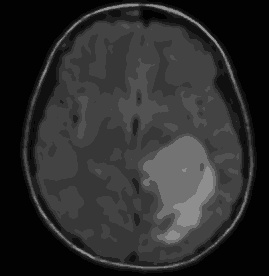
#> input picture Datasets/tumors/kmean.jpg, 269 x 276 px, found by its file name; its folder holds only this picture in this run
$ python tumor_detect.py Datasets/tumors/kmean.jpg
#> lines starting #> are read from the running program, lines starting #| are printed output that depends on the picture; after the words box and inside, x2 and y2 are one past the last pixel; in counts of white or black regions, pixels touching at a corner belong together
#> further down, img1 is the input picture: shape (276, 269, 3); min 0, max 149, mean 44.2
# @Author: ASHISH SASMAL <ashish>
# @Date:   03-09-2020
# @Last modified by:   ashish
# @Last modified time: 17-10-2020


import cv2
import numpy as np
import matplotlib.pyplot as plt
import imutils
from imutils import perspective
import sys

cv2.namedWindow('image', cv2.WINDOW_NORMAL)

def nothing(x):
    pass


def tumor_part(c):
    area = cv2.contourArea(c)
    hull = cv2.convexHull(c)
    hull_area = cv2.contourArea(hull)
    if hull_area!=0:
        solidity = float(area)/hull_area
    else:
        solidity=0
    if solidity>0.7 and area>2000:
        return True
    else:
        return False

def blur_image(img):
    # blur = cv2.GaussianBlur(img,(5,5),0)
    blur=cv2.bilateralFilter(img,9,75,75)
    return blur


def enhance(img):
    clahe = cv2.createCLAHE(clipLimit=1.0, tileGridSize=(8,8))
    gray = cv2.equalizeHist(img)
    # gray = clahe.apply(blur)
    return gray

def threshold(img,b):
#> called with b = 220
    ret,thresh = cv2.threshold(img,b,255,cv2.THRESH_BINARY)
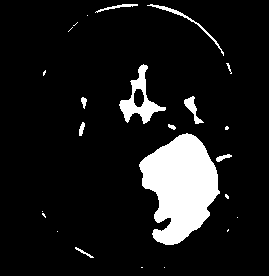
#> thresh: shape (276, 269); 10.2% white; 24 white regions (13 under 20 px), largest, box (x1, y1, x2, y2) and area: (139, 133, 220, 245) 5784, (119, 64, 166, 124) 908, (147, 4, 224, 56) 231
#> ret = 220
    # thresh = cv2.adaptiveThreshold(gray,255,cv2.ADAPTIVE_THRESH_GAUSSIAN_C,cv2.THRESH_BINARY,5,2)
    kernel = np.ones((5,5),np.uint8)
    # erosion = cv2.erode(thresh,kernel,iterations = 1)
    # dilation = cv2.dilate(erosion,kernel,iterations = 1)
    dilation = cv2.morphologyEx(thresh, cv2.MORPH_OPEN, kernel)
#> dilation: shape (276, 269); 9% white; 4 white regions

    return dilation

def contours(img2):
    cnts = cv2.findContours(img2.copy(), cv2.RETR_EXTERNAL,cv2.CHAIN_APPROX_SIMPLE)
#> cnts = 4 contours; box (x1, y1, x2, y2) and area: (140, 134, 218, 245) 5606, (120, 99, 160, 122) 498, (131, 65, 147, 90) 203, (185, 98, 196, 112) 96
    cnts = imutils.grab_contours(cnts)
    return cnts

def RGB(img):
    return cv2.cvtColor(img,cv2.COLOR_GRAY2BGR)


def process(img3,b):
    gray = cv2.cvtColor(img3, cv2.COLOR_BGR2GRAY)
    blur = blur_image(gray)
    cont = enhance(blur)
    cont = enhance(cont)
    thresh = threshold(cont,b)

    mask = np.ones(img3.shape[:2], dtype="uint8") * 255
    cnts = contours(thresh)
    dilation = RGB(thresh)
#> in RGB, `return cv2.cvtColor(img,cv2.COLOR_GRAY2BGR)`: returned value: shape (276, 269, 3); 9% white; 4 white regions, box (x1, y1, x2, y2) and area: (140, 134, 218, 245) 5759, (120, 99, 160, 122) 556, (131, 65, 147, 90) 239, (185, 98, 196, 112) 116
    for (i,c) in enumerate(cnts):
        if tumor_part(c):
            # print("so",area,solidity)
            cv2.drawContours(img3, [c], -1, (1,255,11), 2)
            cv2.drawContours(dilation, [c], -1, (0,0,254), 2)
        else:
            cv2.drawContours(mask, [c], -1, 0, -1)
#> this loop made 4 passes
#> (area in tumor_part, hull_area in tumor_part, solidity in tumor_part) on passes 1 to 4: (5606, 6281.5, 0.892), (498.5, 689, 0.724), (96.5, 102.5, 0.941), (203, 272.5, 0.745)
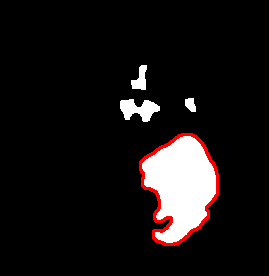
#> dilation: shape (276, 269, 3); mean B, G, R 20.4, 20.4, 24.4
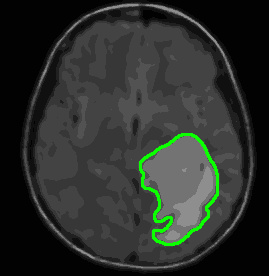
#> img3: shape (276, 269, 3); 1.58% of pixels changed, all inside (x1, y1, x2, y2) = (139, 133, 219, 246)


    dilation = cv2.bitwise_and(dilation, dilation, mask=mask)
    return (img3,dilation)


img1 = cv2.imread(f"Datasets/tumors/{sys.argv[1]}")
org = img1.copy()
img, dilation = process(img1,220)
res =  np.hstack((org,img, dilation))
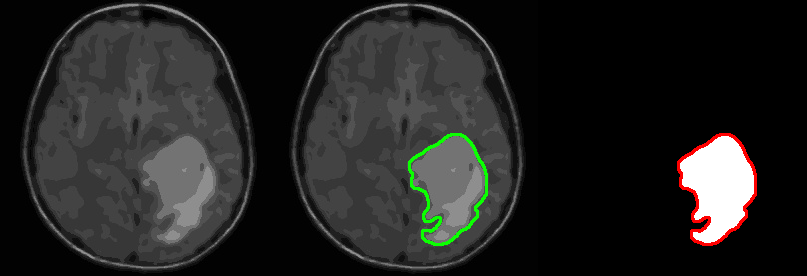
#> res: shape (276, 807, 3); mean B, G, R 34.8, 36.2, 36.2
cv2.imshow("image",res)

cv2.createTrackbar('Intensity','image',220,240,nothing)

while True:
    b =  cv2.getTrackbarPos('Intensity','image')
#> b = 220
    img, dilation = process(img1,b)
#> call 2 of process, with b = 220
#> in threshold (call 2), `ret,thresh = cv2.threshold(img,b,255,cv2.THRESH_BINARY)`: thresh: shape (276, 269); 10% white; 17 white regions (9 under 20 px), largest, box (x1, y1, x2, y2) and area: (137, 132, 222, 247) 6639, (148, 5, 224, 56) 210, (139, 101, 158, 121) 162
#> in threshold (call 2), `dilation = cv2.morphologyEx(thresh, cv2.MORPH_OPEN, kernel)`: dilation: shape (276, 269); 9.3% white; 4 white regions
#> in contours (call 2), `cnts = cv2.findContours(img2.copy(), cv2.RETR_EXTERNAL,cv2.CHAIN_APPRO..`: cnts = 4 contours, 1 with area under 20; largest, box (x1, y1, x2, y2) and area: (138, 132, 221, 247) 6476, (141, 104, 154, 118) 111, (122, 103, 133, 113) 81
#> in RGB (call 2), `return cv2.cvtColor(img,cv2.COLOR_GRAY2BGR)`: returned value: shape (276, 269, 3); 9.3% white; 4 white regions, box (x1, y1, x2, y2) and area: (138, 132, 221, 247) 6630, (141, 104, 154, 118) 131, (122, 103, 133, 113) 99, (139, 81, 144, 86) 25
#> the loop in process (call 2), `for (i,c) in enumerate(cnts):` made 4 passes
#> (area in tumor_part, hull_area in tumor_part, solidity in tumor_part) on passes 1 to 3: (6476.5, 7003.5, 0.925), (111, 121, 0.917), (81, 83, 0.976)
#> after the loop in process (call 2), `for (i,c) in enumerate(cnts):`:
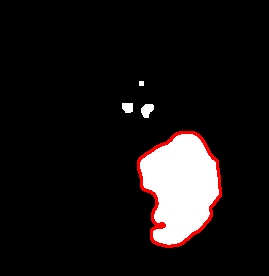
#> dilation: shape (276, 269, 3); mean B, G, R 21.1, 21.1, 25.1
#> after the loop in process (call 2), `for (i,c) in enumerate(cnts):`:
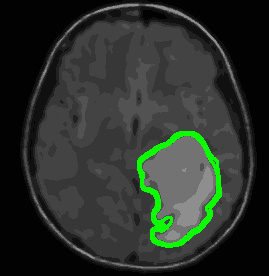
#> img3: shape (276, 269, 3); 1.13% of pixels changed, all inside (x1, y1, x2, y2) = (137, 131, 222, 248)
#> after the loop in process (call 2), `for (i,c) in enumerate(cnts):`:
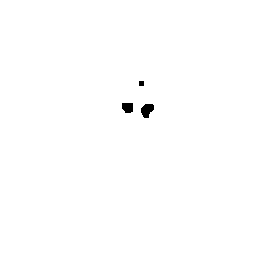
#> mask: shape (276, 269); 99.7% white; 3 black regions, box (x1, y1, x2, y2) and area: (141, 104, 154, 118) 131, (122, 103, 133, 113) 99, (139, 81, 144, 86) 25
    res =  np.hstack((org,img, dilation))

    cv2.imwrite("Results/result2.jpg",res)
    cv2.imshow("image",res)
    img1 = cv2.imread(f"Datasets/tumors/{sys.argv[1]}")
    org = img1.copy()
    k = cv2.waitKey(1) & 0xFF
#> (key q is pressed here)
    if k == ord('q'):
        break

# [24 lines of commented-out code are left out]
cv2.destroyAllWindows()

$ run again, on Datasets/tumors/tumor13.jpg
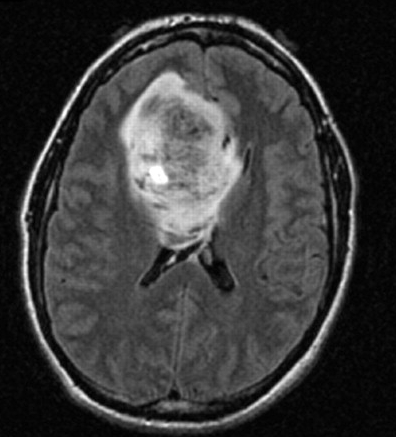
#> input picture Datasets/tumors/tumor13.jpg, 396 x 437 px, found by its file name
#> img1 is the input picture: shape (437, 396, 3); min 0, max 255, mean 57.1
#> in threshold, `ret,thresh = cv2.threshold(img,b,255,cv2.THRESH_BINARY)`:
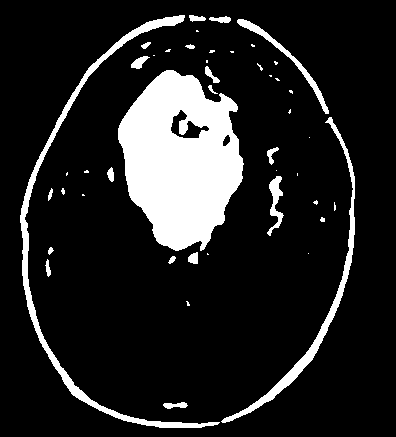
#> thresh: shape (437, 396); 13.7% white; 46 white regions (25 under 20 px), largest, box (x1, y1, x2, y2) and area: (118, 70, 244, 251) 15496, (20, 15, 220, 428) 3615, (221, 117, 355, 423) 2152
#> ret = 220
#> in contours, `cnts = cv2.findContours(img2.copy(), cv2.RETR_EXTERNAL,cv2.CHAIN_APPRO..`: cnts = 29 contours, 8 with area under 20; largest, box (x1, y1, x2, y2) and area: (118, 70, 243, 250) 15676, (246, 253, 352, 413) 1246, (20, 174, 40, 331) 787, (114, 15, 184, 49) 500, (48, 352, 97, 407) 432
#> the loop in process, `for (i,c) in enumerate(cnts):` made 29 passes
#> (area in tumor_part, hull_area in tumor_part, solidity in tumor_part) on passes 1, 5, 8, 9, 10, 12, 13, 14: (424, 738.5, 0.574), (432.5, 664.5, 0.651), (1246, 3772.5, 0.33), (75, 77, 0.974), (133, 151, 0.881), (57, 72.5, 0.786), (191.5, 237.5, 0.806), (787, 2025, 0.389)
#> b = 220
#> thresh: shape (437, 396); 13.5% white; 30 white regions (12 under 20 px), largest, box (x1, y1, x2, y2) and area: (117, 69, 245, 251) 16154, (20, 15, 219, 428) 3528, (222, 117, 355, 423) 2061
#> in contours (call 2), `cnts = cv2.findContours(img2.copy(), cv2.RETR_EXTERNAL,cv2.CHAIN_APPRO..`: cnts = 22 contours, 5 with area under 20; largest, box (x1, y1, x2, y2) and area: (117, 69, 245, 251) 16620, (255, 282, 345, 407) 1013, (20, 174, 40, 331) 772, (114, 15, 184, 49) 480, (48, 352, 97, 407) 418
#> the loop in process (call 2), `for (i,c) in enumerate(cnts):` made 22 passes
#> (area in tumor_part, hull_area in tumor_part, solidity in tumor_part) on passes 1, 2, 6, 7, 8, 9, 10, 12: (218, 246, 0.886), (105, 130.5, 0.805), (417.5, 662, 0.631), (1013, 2298, 0.441), (129, 148.5, 0.869), (65, 66, 0.985), (128.5, 146, 0.88), (73.5, 78.5, 0.936)
#> after the loop in process (call 2), `for (i,c) in enumerate(cnts):`:
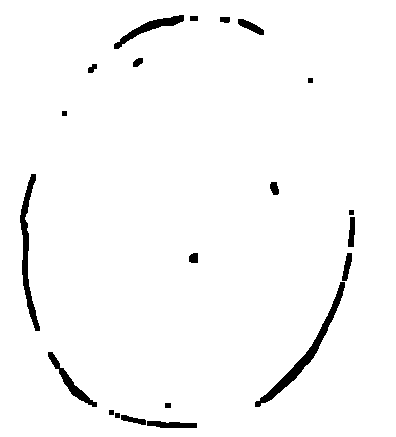
#> mask: shape (437, 396); 97.3% white; 21 black regions, largest, box (x1, y1, x2, y2) and area: (255, 282, 345, 407) 1150, (20, 174, 40, 331) 933, (114, 15, 184, 49) 557

$ run again, on Datasets/tumors/ref_brain.png
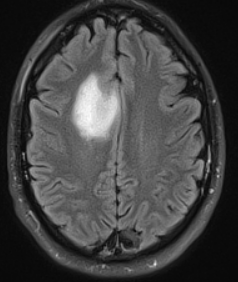
#> input picture Datasets/tumors/ref_brain.png, 238 x 282 px, found by its file name
#> img1 is the input picture: shape (282, 238, 3); min 8, max 252, mean 66.8
#> thresh: shape (282, 238); 14.6% white; 40 white regions (12 under 20 px), largest, box (x1, y1, x2, y2) and area: (69, 30, 137, 228) 5005, (28, 100, 89, 244) 1742, (141, 176, 196, 247) 694
#> ret = 220
#> in contours, `cnts = cv2.findContours(img2.copy(), cv2.RETR_EXTERNAL,cv2.CHAIN_APPRO..`: cnts = 31 contours, 4 with area under 20; largest, box (x1, y1, x2, y2) and area: (69, 40, 133, 206) 4568, (31, 167, 69, 224) 622, (28, 100, 42, 165) 498, (154, 180, 195, 233) 416, (66, 40, 79, 61) 158
#> the loop in process, `for (i,c) in enumerate(cnts):` made 31 passes
#> (area in tumor_part, hull_area in tumor_part, solidity in tumor_part) on passes 2, 3, 7, 9, 10, 11, 13, 14: (64.5, 67.5, 0.956), (97.5, 102.5, 0.951), (34, 34, 1), (58, 63, 0.921), (416.5, 812.5, 0.513), (622.5, 942.5, 0.66), (68, 71, 0.958), (33, 33.5, 0.985)
#> `res =  np.hstack((org,img, dilation))`:
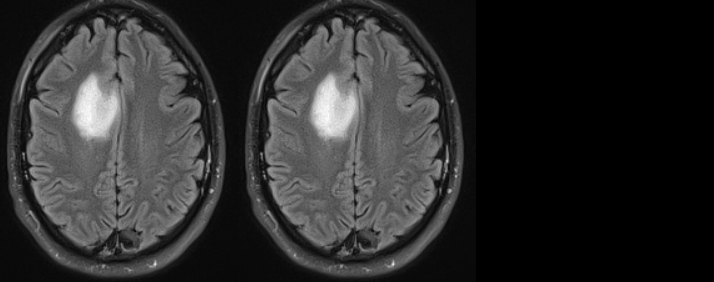
#> res: shape (282, 714, 3); min 0, max 252, mean 44.5
#> b = 220
#> the loop in process (call 2), `for (i,c) in enumerate(cnts):` made 31 passes
